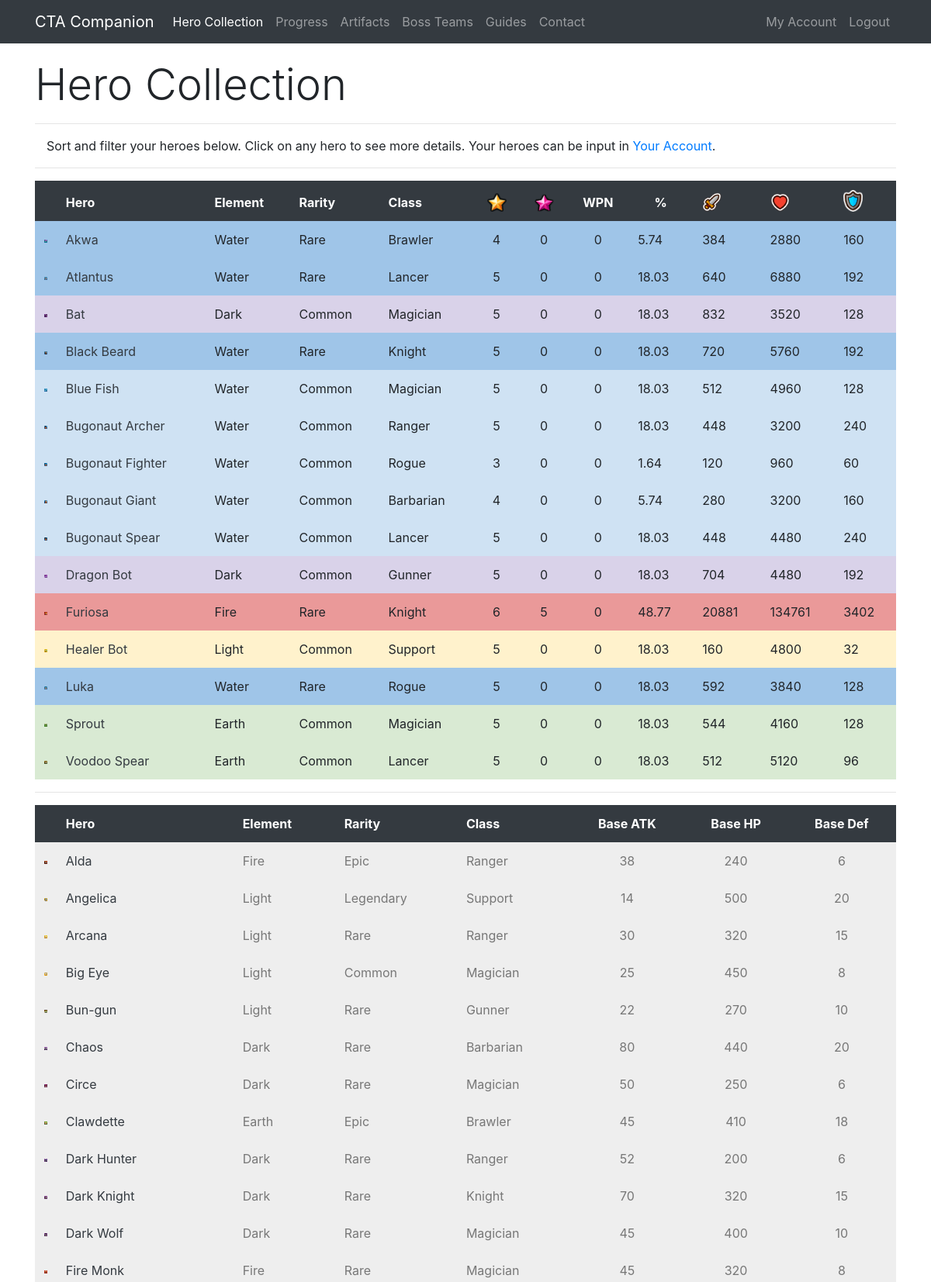
The app's page /collection/Cayumi (signed in, upper part) with its own data.
### app/models.py (models this page shows, shortened)
class Hero(db.Model):
    id = db.Column(db.Integer, primary_key=True)
    level = db.Column(db.Integer, index=True)
    awaken = db.Column(db.Integer, index=True)
    wpn = db.Column(db.Integer, index=True)
    medals = db.Column(db.Integer, index=True)
    runedAtk = db.Column(db.Integer, index=True)
    runedHp = db.Column(db.Integer, index=True)
    runedDef = db.Column(db.Integer, index=True)
    runedAps = db.Column(db.Integer, index=True)
    runedCrit = db.Column(db.Integer, index=True)
    runedCritDmg = db.Column(db.Integer, index=True)
    user_id = db.Column(db.Integer, db.ForeignKey('user.id'))
    base_id = db.Column(db.Integer, db.ForeignKey('base.id'))
    def atk(self):
        runedAttack = self.runedAtk
        base = self.baseStats.atk
        level = self.level
        awaken = self.awaken
        atk = int(base * (2 ** (level - 1)) * (1.5 ** awaken))
        runedAtk = atk + (atk * (runedAttack / 100))
        return int(runedAtk)
    def hp(self):
        runedHP = self.runedHp
        base = self.baseStats.hp
        level = self.level
        awaken = self.awaken
        hp = int(base * (2 ** (level - 1)) * (1.5 ** awaken))
        runedHP = hp + (hp * (runedHP / 100))
        return int(runedHP)
    def defense(self):
        runedDef = self.runedDef
        base = self.baseStats.defense
        level = self.level
        awaken = self.awaken
        defense = int(base * (2 ** (level - 1)) * (1.5 ** awaken))
        runedDef = defense + (defense * (runedDef / 100))
        return int(runedDef)
    def progress(self):
        level = self.level
        medals = self.medals
        if level == 0:
            accumulated = 0
            total = accumulated + medals
        elif level == 1:
            accumulated = 10
            total = accumulated + medals
        elif level == 2:
            accumulated = 30
            total = accumulated + medals
        elif level == 3:
            accumulated = 80
            total = accumulated + medals
        elif level == 4:
            accumulated = 280
            total = accumulated + medals
        elif level == 5:
            accumulated = 880
            total = accumulated + medals
        elif level == 6:
            accumulated = 2380
            total = accumulated + medals
        elif level == 7:
            accumulated = 4880
            total = accumulated + medals
        total = (total / 4880) * 100
        if total == 100:
            return int(total)
        return round(total, 2)

class Base(db.Model):
    id = db.Column(db.Integer, primary_key=True)
    name = db.Column(db.String(32), index=True, unique=True)
    nameSafe = db.Column(db.String(32), index=True, unique=True)
    job = db.Column(db.String(16), index=True)
    rarity = db.Column(db.String(16), index=True)
    element = db.Column(db.String(16), index=True)
    gender = db.Column(db.String(16), index=True)
    crusher = db.Column(db.Integer, index=True)
    fly = db.Column(db.Integer, index=True)
    blitz = db.Column(db.Integer, index=True)
    atk = db.Column(db.Integer, index=True)
    hp = db.Column(db.Integer, index=True)
    defense = db.Column(db.Integer, index=True)
    crit = db.Column(db.Integer, index=True)
    critDmg = db.Column(db.Integer, index=True)
    movespeed = db.Column(db.Integer, index=True)
    aps = db.Column(db.Integer, index=True)
    arange = db.Column(db.Integer, index=True)
    resistance = db.Column(db.Integer, index=True)
    frenzy = db.Column(db.Integer, index=True)
    dodge = db.Column(db.Integer, index=True)
    stun = db.Column(db.Integer, index=True)
    stunTime = db.Column(db.Integer, index=True)
    aoe = db.Column(db.Integer, index=True)
    ult = db.Column(db.Integer, index=True)
    kshp = db.Column(db.Integer, index=True)
    gold = db.Column(db.Integer, index=True)
    freeze = db.Column(db.Integer, index=True)
    freezeTime = db.Column(db.Integer, index=True)
    freezeDmg = db.Column(db.Integer, index=True)
    burn = db.Column(db.Integer, index=True)
    burnTime = db.Column(db.Integer, index=True)
    burnDmg = db.Column(db.Integer, index=True)
    poison = db.Column(db.Integer, index=True)
    poisonTime = db.Column(db.Integer, index=True)
    poisonDmg = db.Column(db.Integer, index=True)
    sp2 = db.Column(db.Integer, index=True)
    sp2num = db.Column(db.Integer, index=True)
    buffElement = db.Column(db.String(16), index=True)
    buffType = db.Column(db.Integer, index=True)
    buffStat = db.Column(db.String(16), index=True)
    buff = db.Column(db.Integer, index=True)
    heroes = db.relationship('Hero', backref='baseStats', lazy='dynamic')

### app/routes.py (the view)
@app.route('/collection/<username>')
@login_required
def collection(username):
    user = User.query.filter_by(username=username).first_or_404()
    heroes = Hero.query.filter_by(player=user)
    heroactive = 1
    return render_template('collection.html', user=user, heroes=heroes, title='Hero Collection', heroactive=heroactive)

### app/models.py (called while the page is built)
@login.user_loader
def load_user(id):
    return User.query.get(int(id))

### app/templates/collection.html (shortened to what this page needs)
{% extends "base.html" %}
{% block content %}
 <div class="row pt-3">
    <div class="col-lg-12">
      <h1 class="display-4">Hero Collection</h1>
      <hr>
      <p class="instructions">Sort and filter your heroes below. Click on any hero to see more details. Your heroes can be input in <a href="{{ url_for('account', username=current_user.username) }}">Your Account</a>.</p>
        <hr>
    </div>
 </div>
  <div class="row">
    <div class="col-lg-12">
<table id="ctac" class="table table-borderless" style="width:100%">
        <thead class="thead-dark">
            <tr>
                <th data-priority="1">&nbsp;</th>
                <th data-priority="2">Hero</th>
                <th data-priority="12">Element</th>
                <th data-priority="11">Rarity</th>
                <th data-priority="10">Class</th>
                <th data-priority="3" class="text-center"><img src="{{ url_for('static', filename='star.png') }}" width="25" alt="Star Level"></th>
                <th data-priority="4" class="text-center"><img src="{{ url_for('static', filename='awaken.png') }}" width="25" alt="Awaken"></th>
                <th data-priority="5" class="text-center">WPN</th>
                <th data-priority="6" class="text-center">%</th>
                <th data-priority="7"><img src="{{ url_for('static', filename='atk.png') }}" width="25" alt="Attack"></th>
                <th data-priority="8"><img src="{{ url_for('static', filename='hp.png') }}" width="25" alt="HP"></th>
                <th data-priority="9"><img src="{{ url_for('static', filename='def.png') }}" width="25" alt="Defense"></th>
            </tr>
        </thead>
        <tbody>
        {% for i in heroes %}
        {% if i.level > 0 %}
        <tr>
            <td class="{{i.baseStats.element}}{{i.baseStats.rarity}}" width="25"><img class="img-fluid" src="/static/{{i.baseStats.nameSafe}}.png" alt="{{i.baseStats.name}}"></td>
            <td class="{{i.baseStats.element}}{{i.baseStats.rarity}}"><a class="text-dark" href="{{ url_for('hero', heroid=i.id) }}">{{ i.baseStats.name }}</b></td>
            <td class="{{i.baseStats.element}}{{i.baseStats.rarity}}">{{ i.baseStats.element }}</td>
            <td class="{{i.baseStats.element}}{{i.baseStats.rarity}}">{{ i.baseStats.rarity }}</td>
            <td class="{{i.baseStats.element}}{{i.baseStats.rarity}}">{{ i.baseStats.job }}</td>
            <td class="text-center {{i.baseStats.element}}{{i.baseStats.rarity}}">{{ i.level }}</td>
            <td class="text-center {{i.baseStats.element}}{{i.baseStats.rarity}}">{{ i.awaken }}</td>
            <td class="text-center {{i.baseStats.element}}{{i.baseStats.rarity}}">{{ i.wpn }}</td>
            <td class="text center {{i.baseStats.element}}{{i.baseStats.rarity}}">{{ i.progress() }}</td>
            <td class="{{i.baseStats.element}}{{i.baseStats.rarity}}">{{ i.atk() }}</td>
            <td class="{{i.baseStats.element}}{{i.baseStats.rarity}}">{{ i.hp() }}</td>
            <td class="{{i.baseStats.element}}{{i.baseStats.rarity}}">{{ i.defense() }}</td>
        </tr>
        {% endif %}
        {% endfor %}
        </tbody>
</table>
        <hr>
<table id="ctac2" class="table table-borderless" style="width:100%">
        <thead class="thead-dark">
            <tr>
                <th>&nbsp;</th>
                <th>Hero</th>
                <th>Element</th>
                <th>Rarity</th>
                <th>Class</th>
                <th class="text-center">Base ATK</th>
                <th class="text-center">Base HP</th>
                <th class="text-center">Base Def</th>
            </tr>
        </thead>
        <tbody>
        {% for i in heroes %}
        {% if i.level == 0 %}
        <tr>
            <td class="uncollected" width="25"><img class="img-fluid" src="/static/{{i.baseStats.nameSafe}}.png" alt="{{i.baseStats.name}}"></td>
            <td class="uncollected"><a class="text-dark" href="{{ url_for('hero', heroid=i.id) }}">{{ i.baseStats.name }}</a></td>
            <td class="uncollected">{{ i.baseStats.element }}</td>
            <td class="uncollected">{{ i.baseStats.rarity }}</td>
            <td class="uncollected">{{ i.baseStats.job }}</td>
            <td class="uncollected text-center">{{ i.baseStats.atk }}</td>
            <td class="uncollected text-center">{{ i.baseStats.hp }}</td>
            <td class="uncollected text-center">{{ i.baseStats.defense }}</td>
        </tr>
        {% endif %}
        {% endfor %}
        </tbody>
</table>
    </div>
  </div>
{% endblock %}

### app/static/style.css (style rules this page uses)
.uncollected { color: #777777; background-color: #eeeeee; padding: 8px; }
.WaterCommon { background-color: #CFE2F3; padding: 8px; }
.WaterRare { background-color: #9FC5E8; padding: 8px; }
.FireRare { background-color: #EA9999; padding: 8px; }
.EarthCommon { background-color: #D9EAD3; padding: 8px; }
.LightCommon { background-color: #FFF2CC; padding: 8px; }
.DarkCommon { background-color: #D9D2E9; padding: 8px; }
.instructions { padding-left: 15px; }

### app/templates/base.html (style rules this page uses)
html { position: relative; min-height: 100%; }
body { margin-bottom: 40px; }

### records on screen
Hero: baseStats.nameSafe (picture), baseStats.name "Akwa", baseStats.element "Water", baseStats.rarity "Rare", baseStats.job "Brawler", level "4", awaken "0", wpn "0", progress "5.74", atk "384", hp "2880", defense "160"
Hero: baseStats.nameSafe (picture), baseStats.name "Atlantus", baseStats.element "Water", baseStats.rarity "Rare", baseStats.job "Lancer", level "5", awaken "0", wpn "0", progress "18.03", atk "640", hp "6880", defense "192"
Hero: shows a picture, baseStats.name "Bat", baseStats.element "Dark", baseStats.rarity "Common", baseStats.job "Magician", level "5", awaken "0", wpn "0", progress "18.03", atk "832", hp "3520", defense "128"
Hero: baseStats.nameSafe (picture), baseStats.name "Black Beard", baseStats.element "Water", baseStats.rarity "Rare", baseStats.job "Knight", level "5", awaken "0", wpn "0", progress "18.03", atk "720", hp "5760", defense "192"
Hero: baseStats.nameSafe (picture), baseStats.name "Blue Fish", baseStats.element "Water", baseStats.rarity "Common", baseStats.job "Magician", level "5", awaken "0", wpn "0", progress "18.03", atk "512", hp "4960", defense "128"
Hero: baseStats.nameSafe (picture), baseStats.name "Bugonaut Archer", baseStats.element "Water", baseStats.rarity "Common", baseStats.job "Ranger", level "5", awaken "0", wpn "0", progress "18.03", atk "448", hp "3200", defense "240"
Hero: baseStats.nameSafe (picture), baseStats.name "Bugonaut Fighter", baseStats.element "Water", baseStats.rarity "Common", baseStats.job "Rogue", level "3", awaken "0", wpn "0", progress "1.64", atk "120", hp "960", defense "60"
Hero: baseStats.nameSafe (picture), baseStats.name "Bugonaut Giant", baseStats.element "Water", baseStats.rarity "Common", baseStats.job "Barbarian", level "4", awaken "0", wpn "0", progress "5.74", atk "280", hp "3200", defense "160"
Hero: baseStats.nameSafe (picture), baseStats.name "Bugonaut Spear", baseStats.element "Water", baseStats.rarity "Common", baseStats.job "Lancer", level "5", awaken "0", wpn "0", progress "18.03", atk "448", hp "4480", defense "240"
Hero: baseStats.nameSafe (picture), baseStats.name "Dragon Bot", baseStats.element "Dark", baseStats.rarity "Common", baseStats.job "Gunner", level "5", awaken "0", wpn "0", progress "18.03", atk "704", hp "4480", defense "192"
Hero: baseStats.nameSafe (picture), baseStats.name "Furiosa", baseStats.element "Fire", baseStats.rarity "Rare", baseStats.job "Knight", level "6", awaken "5", wpn "0", progress "48.77", atk "20881", hp "134761", defense "3402"
Hero: baseStats.nameSafe (picture), baseStats.name "Healer Bot", baseStats.element "Light", baseStats.rarity "Common", baseStats.job "Support", level "5", awaken "0", wpn "0", progress "18.03", atk "160", hp "4800", defense "32"
Hero: baseStats.nameSafe (picture), baseStats.name "Luka", baseStats.element "Water", baseStats.rarity "Rare", baseStats.job "Rogue", level "5", awaken "0", wpn "0", progress "18.03", atk "592", hp "3840", defense "128"
Hero: baseStats.nameSafe (picture), baseStats.name "Sprout", baseStats.element "Earth", baseStats.rarity "Common", baseStats.job "Magician", level "5", awaken "0", wpn "0", progress "18.03", atk "544", hp "4160", defense "128"
Hero: baseStats.nameSafe (picture), baseStats.name "Voodoo Spear", baseStats.element "Earth", baseStats.rarity "Common", baseStats.job "Lancer", level "5", awaken "0", wpn "0", progress "18.03", atk "512", hp "5120", defense "96"
Hero: baseStats.nameSafe (picture), baseStats.name "Alda", baseStats.element "Fire", baseStats.rarity "Epic", baseStats.job "Ranger", baseStats.atk "38", baseStats.hp "240", baseStats.defense "6"
Hero: baseStats.nameSafe (picture), baseStats.name "Angelica", baseStats.element "Light", baseStats.rarity "Legendary", baseStats.job "Support", baseStats.atk "14", baseStats.hp "500", baseStats.defense "20"
Hero: baseStats.nameSafe (picture), baseStats.name "Arcana", baseStats.element "Light", baseStats.rarity "Rare", baseStats.job "Ranger", baseStats.atk "30", baseStats.hp "320", baseStats.defense "15"
Hero: baseStats.nameSafe (picture), baseStats.name "Big Eye", baseStats.element "Light", baseStats.rarity "Common", baseStats.job "Magician", baseStats.atk "25", baseStats.hp "450", baseStats.defense "8"
Hero: baseStats.nameSafe (picture), baseStats.name "Bun-gun", baseStats.element "Light", baseStats.rarity "Rare", baseStats.job "Gunner", baseStats.atk "22", baseStats.hp "270", baseStats.defense "10"
Hero: baseStats.nameSafe (picture), baseStats.name "Chaos", baseStats.element "Dark", baseStats.rarity "Rare", baseStats.job "Barbarian", baseStats.atk "80", baseStats.hp "440", baseStats.defense "20"
Hero: baseStats.nameSafe (picture), baseStats.name "Circe", baseStats.element "Dark", baseStats.rarity "Rare", baseStats.job "Magician", baseStats.atk "50", baseStats.hp "250", baseStats.defense "6"
Hero: baseStats.nameSafe (picture), baseStats.name "Clawdette", baseStats.element "Earth", baseStats.rarity "Epic", baseStats.job "Brawler", baseStats.atk "45", baseStats.hp "410", baseStats.defense "18"
Hero: baseStats.nameSafe (picture), baseStats.name "Dark Hunter", baseStats.element "Dark", baseStats.rarity "Rare", baseStats.job "Ranger", baseStats.atk "52", baseStats.hp "200", baseStats.defense "6"
Hero: baseStats.nameSafe (picture), baseStats.name "Dark Knight", baseStats.element "Dark", baseStats.rarity "Rare", baseStats.job "Knight", baseStats.atk "70", baseStats.hp "320", baseStats.defense "15"
Hero: baseStats.nameSafe (picture), baseStats.name "Dark Wolf", baseStats.element "Dark", baseStats.rarity "Rare", baseStats.job "Magician", baseStats.atk "45", baseStats.hp "400", baseStats.defense "10"
Hero: baseStats.nameSafe (picture), baseStats.name "Fire Monk", baseStats.element "Fire", baseStats.rarity "Rare", baseStats.job "Magician", baseStats.atk "45", baseStats.hp "320", baseStats.defense "8"
